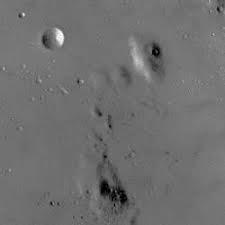
#> input picture 1155107869_Asgn1/code/misc/Original_HistEqualization.jpeg, 225 x 225 px
$ python runHistEqualization.py
#> lines starting #> are read from the running program, lines starting #| are printed output that depends on the picture
#> further down, im is the input picture: shape (225, 225, 3); min 0, max 255, mean 111.8
import numpy as np
import cv2
from matplotlib import pyplot as plt

def histogram_equalization(im):
    # TODO Write "histogram equalization" function based on the illustration in specification.
    # Return filtered result image
    im_yuv = cv2.cvtColor(im, cv2.COLOR_BGR2YUV)
#> im_yuv: shape (225, 225, 3); mean of channels 0, 1, 2 111.8, 128, 128
    im_gray = im_yuv[:,:,0]
    im_equ = cv2.equalizeHist(im_gray)
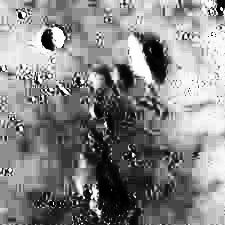
#> im_equ: shape (225, 225); min 0, max 255, mean 133.7
    result = np.hstack((im_gray, im_equ))
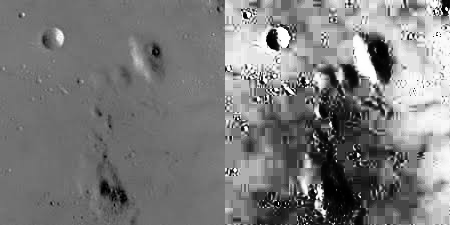
#> result: shape (225, 450); min 0, max 255, mean 122.7
    return result

def local_histogram_equalization(im):
    # TODO Write "local histogram equalization" function based on the illustration in specification.
    # Return filtered result image
    im_yuv = cv2.cvtColor(im, cv2.COLOR_BGR2YUV)
    im_gray = im_yuv[:,:,0]
    equ_local = cv2.createCLAHE(clipLimit=25)
    im_local = equ_local.apply(im_gray)
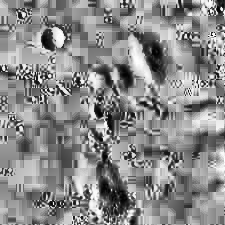
#> im_local: shape (225, 225); min 1, max 255, mean 138
    result = np.hstack((im_gray, im_local))
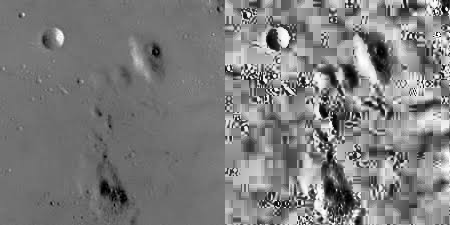
#> result: shape (225, 450); min 0, max 255, mean 124.9
    return result

if __name__ == '__main__':
    im = cv2.imread('./misc/Original_HistEqualization.jpeg')

    result_hist_equalization = histogram_equalization(im)
    result_local_hist_equalization = local_histogram_equalization(im)

    cv2.imwrite('./results/HistoEqualization.jpg', result_hist_equalization)
    cv2.imwrite('./results/LocalHistoEqualization.jpg', result_local_hist_equalization)
